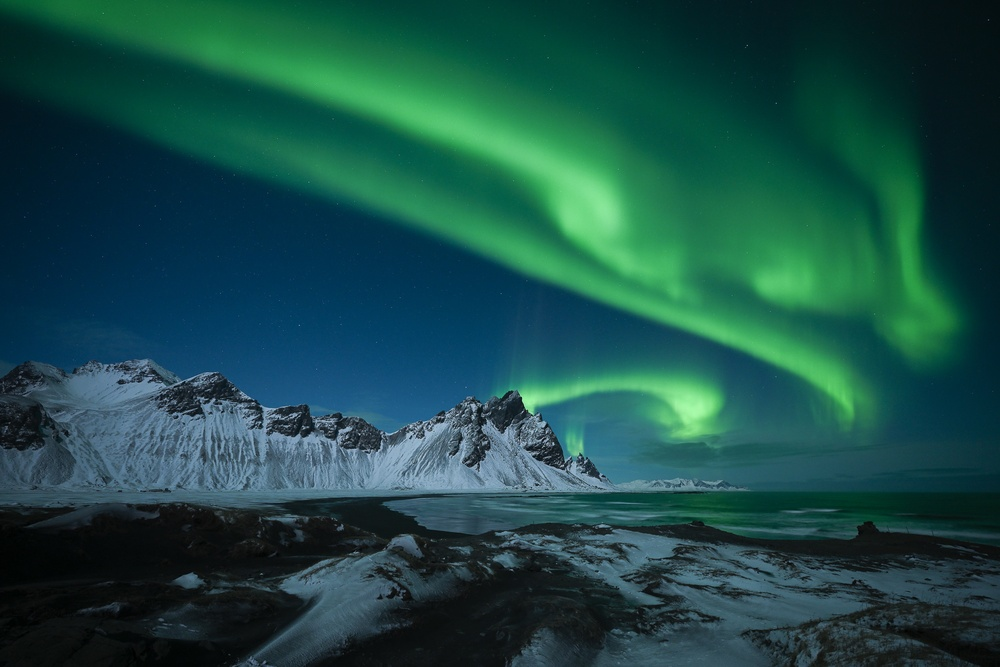
#> input picture data/sample.jpg, 1000 x 667 px, shrunk from 2048 x 1365 before the run
$ python -i ela.py   (imports and definitions only)
#> lines starting #> are read from the running program, lines starting #| are printed output that depends on the picture
#> further down, picture is the input picture: PIL image 1000x667 RGB; mean R, G, B 26, 75.8, 71.2
"""JPEG recompression error analysis using the original Pillow calculation."""

from io import BytesIO

import numpy as np
from PIL import Image, ImageChops, ImageEnhance


def perform_ela(image, quality=90, gain=20):
    """Return raw error and the legacy gain-enhanced ELA metrics/visualization.

    Gain 20 preserves src/image_analyzer.py; Django historically uses gain 15.
    Recompression lives in memory and leaves no temporary files on disk.
    """
#> called with quality = 90, gain = 20
    if not 1 <= quality <= 100 or gain <= 0:
        raise ValueError("JPEG quality must be 1-100 and ELA gain must be positive.")
    original = image.convert("RGB")
    with BytesIO() as buffer:
        original.save(buffer, format="JPEG", quality=quality)
        buffer.seek(0)
        with Image.open(buffer) as compressed:
            difference = ImageChops.difference(original, compressed.convert("RGB"))
    raw = np.asarray(difference)
    visualization = ImageEnhance.Brightness(difference).enhance(gain)
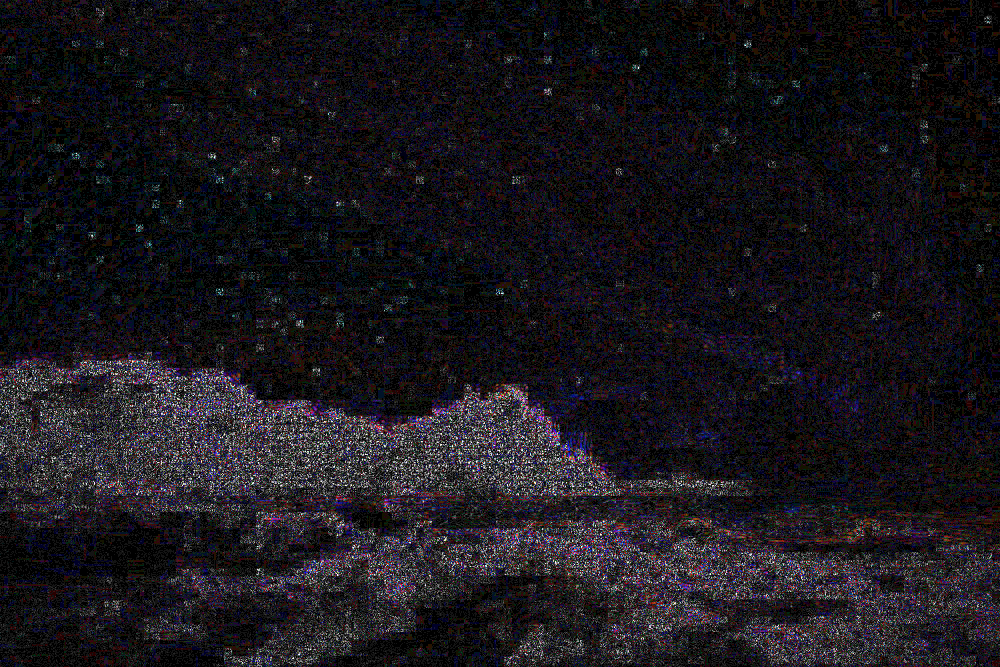
#> visualization: PIL image 1000x667 RGB; mean R, G, B 25.5, 22.8, 28.1
    enhanced = np.asarray(visualization)
    return {
        "mean": float(enhanced.mean()), "std": float(enhanced.std()),
        "raw_mean": float(raw.mean()), "raw_std": float(raw.std()),
        "quality": quality, "gain": gain, "image": visualization,
    }

>>> from PIL import Image
>>> picture = Image.open('../data/sample.jpg')
>>> result = perform_ela(picture)
#> result = 7 items
